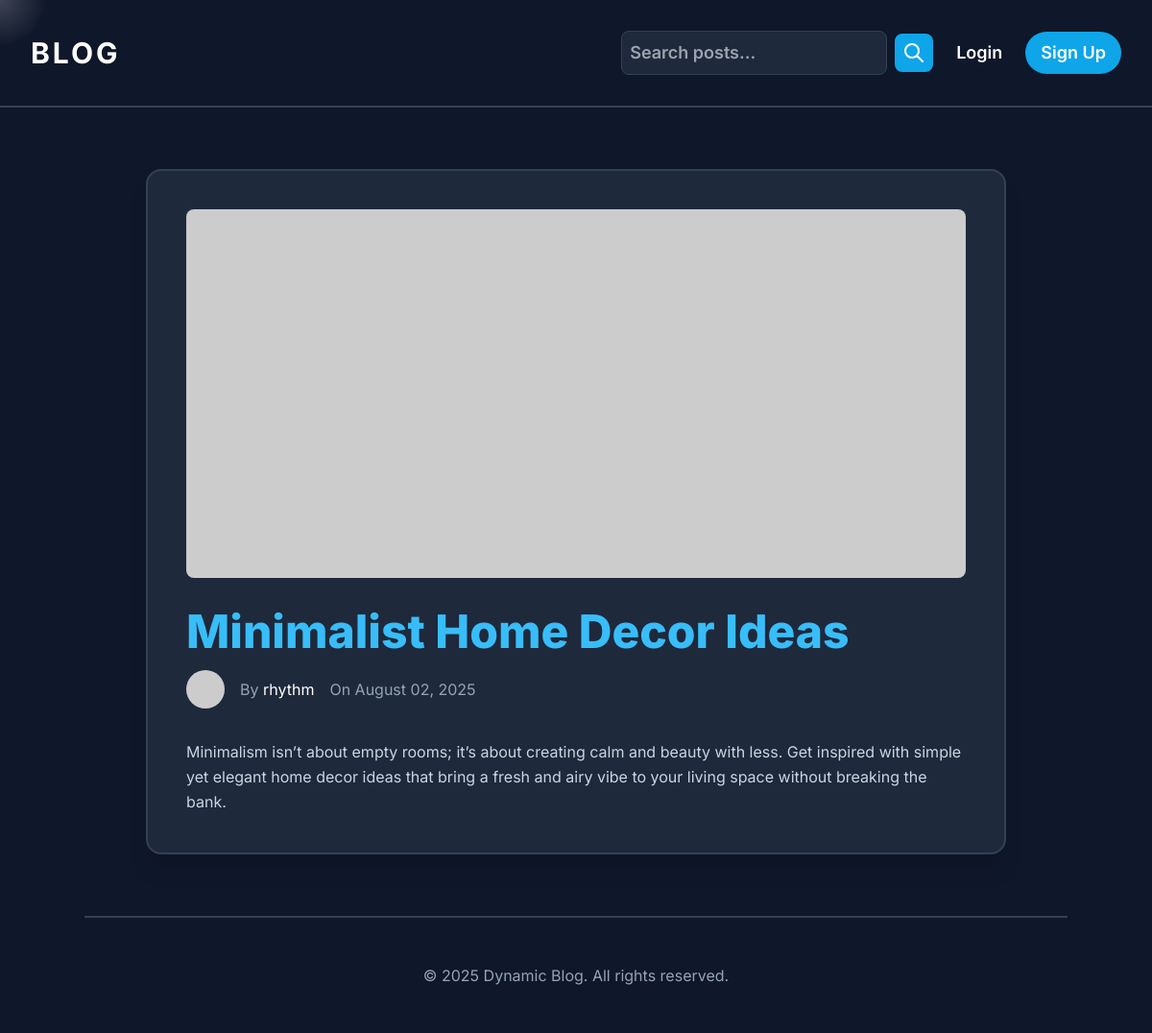
Screenshot of /post/3 with the database file from the repository.
### app.py (models this page shows, shortened)
class Post(db.Model):
    id = db.Column(db.Integer, primary_key=True)
    title = db.Column(db.String(100), nullable=False)
    content = db.Column(db.Text, nullable=False)
    date_posted = db.Column(db.DateTime, nullable=False, default=datetime.utcnow)
    tags = db.Column(db.String(100), default='')
    thumbnail = db.Column(db.String(200), default='https://placehold.co/600x400/slate-700/white?text=Thumbnail')
    user_id = db.Column(db.Integer, db.ForeignKey('user.id'), nullable=False)

class User(UserMixin, db.Model):
    id = db.Column(db.Integer, primary_key=True)
    username = db.Column(db.String(20), unique=True, nullable=False)
    email = db.Column(db.String(120), unique=True, nullable=False)
    password_hash = db.Column(db.String(128))
    bio = db.Column(db.Text, default='No bio yet.')
    profile_image = db.Column(db.String(200), default='https://placehold.co/100x100/slate-700/white?text=Profile')
    posts = db.relationship('Post', backref='author', lazy=True)

### app.py (the view)
@app.route('/post/<int:post_id>')
def view_post(post_id):
    post = Post.query.get_or_404(post_id)
    return render_template('post.html', post=post)

### templates/post.html (shortened to what this page needs)
{% extends 'base.html' %}
{% block content %}
<section class="container mx-auto px-6 md:px-8 py-16 animated-section">
    <div class="bg-slate-800 p-10 rounded-2xl shadow-xl w-full max-w-4xl mx-auto border-2 border-slate-700">
        <img src="{{ post.thumbnail }}"
             alt="Post thumbnail"
             class="rounded-lg mb-8 w-full h-96 object-cover"
             onerror="this.onerror=null;this.src='https://placehold.co/600x400/slate-700/white?text=Image+Not+Found';">
        <h1 class="text-4xl md:text-5xl font-extrabold text-sky-400 mb-4">{{ post.title }}</h1>
        <div class="flex items-center space-x-4 text-slate-400 mb-8">
            <img src="{{ post.author.profile_image }}" alt="Author's profile picture" class="w-10 h-10 rounded-full object-cover">
            <p>By <a href="{{ url_for('profile', username=post.author.username) }}" class="text-white hover:underline">{{ post.author.username }}</a></p>
            <p>On {{ post.date_posted.strftime('%B %d, %Y') }}</p>
        </div>
        <div class="prose prose-invert max-w-none text-slate-300 leading-relaxed">
            <p>{{ post.content }}</p>
        </div>
    </div>
</section>
{% endblock %}

### templates/base.html (style rules this page uses)
body { font-family: 'Inter', sans-serif; cursor: none; overflow-x: hidden; }
.animated-section { opacity: 0; animation: fadeIn 1s ease-out forwards; animation-play-state: paused; }

### rows the page displays
Post: title "Minimalist Home Decor Ideas", date_posted "August 02, 2025", content "Minimalism isn’t about empty rooms; it’s about creating calm and beauty with less. Get inspired with simple yet elegant home decor ideas that bring a fresh and airy vibe to your living space without breaking the bank."
User: author.username "rhythm"
